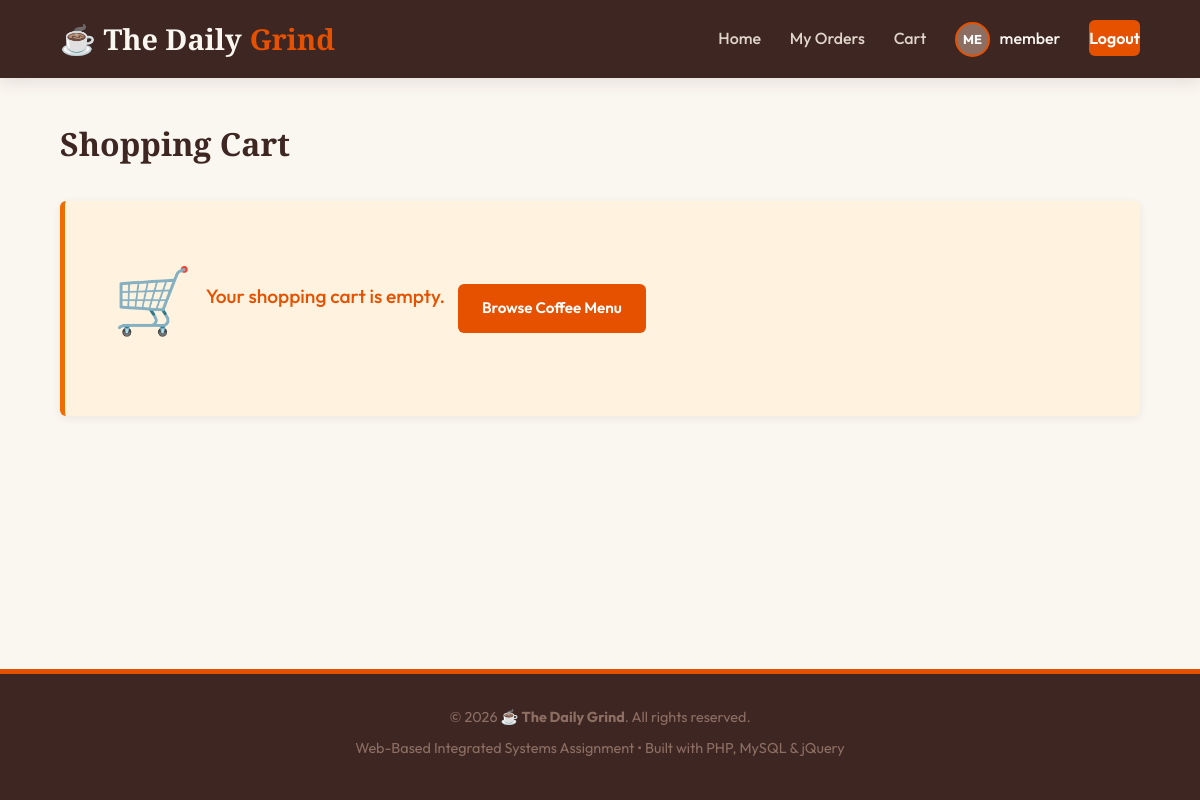
/cart.php (signed in), run on an earlier commit of the app's database.
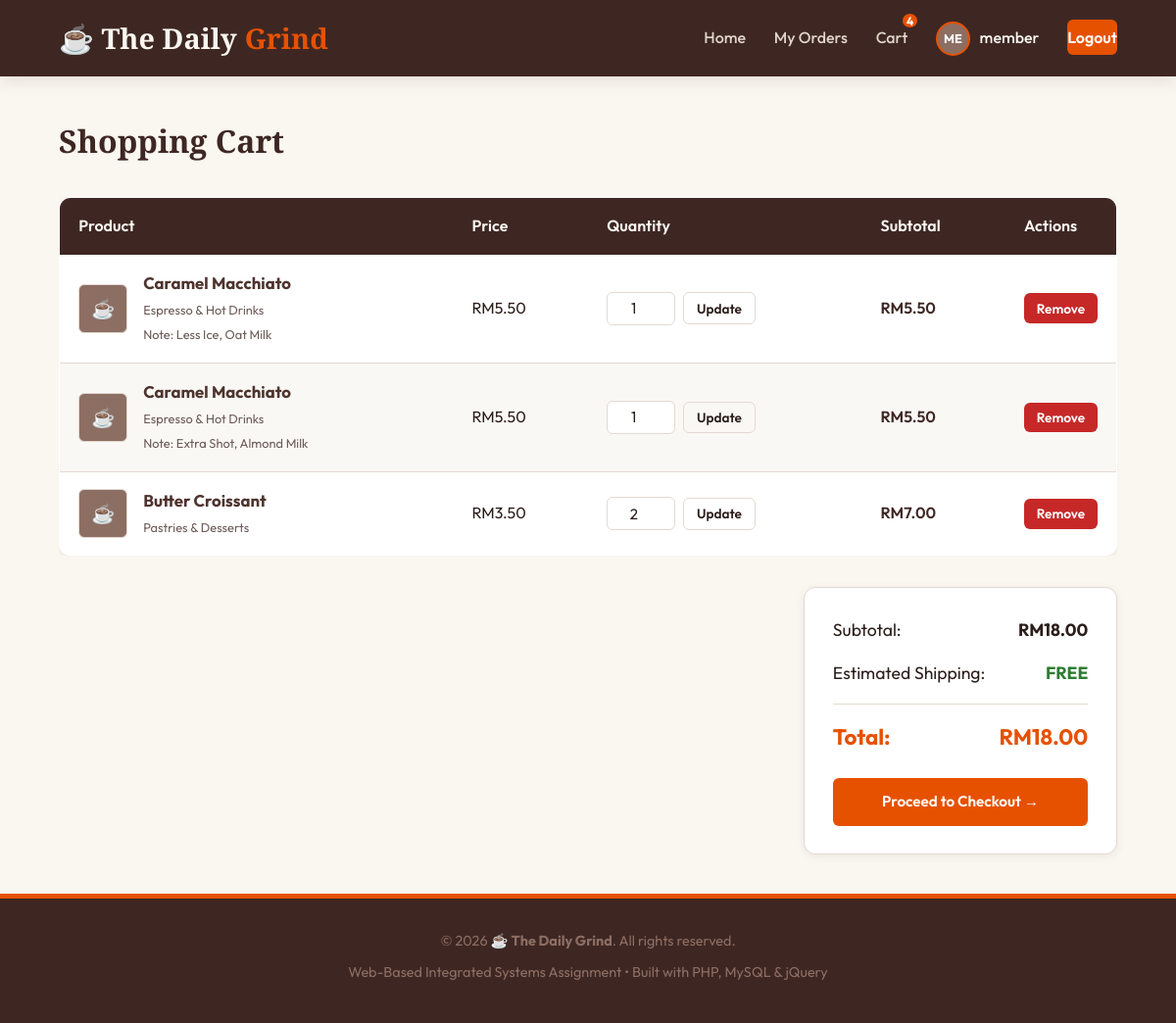
And on a later commit of the database.
### tables this page shows
CREATE TABLE `users` (
  `id` INT AUTO_INCREMENT PRIMARY KEY,
  `username` VARCHAR(50) NOT NULL UNIQUE,
  `email` VARCHAR(100) NOT NULL UNIQUE,
  `password` VARCHAR(255) NOT NULL,
  `full_name` VARCHAR(100) NOT NULL,
  `phone` VARCHAR(20) DEFAULT NULL,
  `photo` VARCHAR(255) DEFAULT 'default_user.png',
  `role` ENUM('admin', 'member') DEFAULT 'member',
  `status` ENUM('active', 'blocked') DEFAULT 'active',
  `created_at` TIMESTAMP DEFAULT CURRENT_TIMESTAMP,
  INDEX `idx_users_status` (`status`)
);

CREATE TABLE `cart` (
  `id` INT AUTO_INCREMENT PRIMARY KEY,
  `user_id` INT NOT NULL,
  `product_id` INT NOT NULL,
  `quantity` INT NOT NULL DEFAULT 1,
  `customization` VARCHAR(255) NOT NULL DEFAULT '', 
  `created_at` TIMESTAMP DEFAULT CURRENT_TIMESTAMP,
  FOREIGN KEY (`user_id`) REFERENCES `users` (`id`) ON DELETE CASCADE,
  FOREIGN KEY (`product_id`) REFERENCES `products` (`id`) ON DELETE CASCADE,
  UNIQUE KEY `user_product_custom` (`user_id`, `product_id`, `customization`)
);

CREATE TABLE `products` (
  `id` INT AUTO_INCREMENT PRIMARY KEY,
  `category_id` INT DEFAULT NULL,
  `name` VARCHAR(100) NOT NULL,
  `description` TEXT DEFAULT NULL,
  `price` DECIMAL(10, 2) NOT NULL,
  `stock` INT UNSIGNED DEFAULT 0,
  `created_at` TIMESTAMP DEFAULT CURRENT_TIMESTAMP,
  FOREIGN KEY (`category_id`) REFERENCES `categories` (`id`) ON DELETE SET NULL,
  INDEX `idx_products_name` (`name`)
);

CREATE TABLE `categories` (
  `id` INT AUTO_INCREMENT PRIMARY KEY,
  `name` VARCHAR(50) NOT NULL UNIQUE,
  `description` TEXT DEFAULT NULL
);

### includes/auth.php (called while the page is built, shortened)
<?php
function is_logged_in() {
    return isset($_SESSION['user_id']);
}
function is_admin() {
    return is_logged_in() && isset($_SESSION['user_role']) && $_SESSION['user_role'] === 'admin';
}
function is_member() {
    return is_logged_in() && isset($_SESSION['user_role']) && $_SESSION['user_role'] === 'member';
}
function get_logged_in_user($pdo) {
    $stmt = $pdo->prepare("SELECT * FROM users WHERE id = ?");
    $stmt->execute([$_SESSION['user_id']]);
    $user = $stmt->fetch();
    return $user;
}
?>

### cart.php (the view, shortened to what this page needs)
<?php
require_once __DIR__ . '/includes/db.php';
require_once __DIR__ . '/includes/auth.php';
require_once __DIR__ . '/includes/header.php';
$user_id = $_SESSION['user_id'];
$stmt = $pdo->prepare("SELECT c.id as cart_id, c.quantity, c.customization, p.*, cat.name as category_name,
                       (SELECT image_path FROM product_images WHERE product_id = p.id ORDER BY is_primary DESC, id ASC LIMIT 1) as primary_image
                       FROM cart c
                       JOIN products p ON c.product_id = p.id
                       LEFT JOIN categories cat ON p.category_id = cat.id
                       WHERE c.user_id = ?
                       ORDER BY c.created_at ASC");
$stmt->execute([$user_id]);
$cart_items = $stmt->fetchAll();
?>
<h1 style="margin-bottom: 2rem;">Shopping Cart</h1>
<?php if (empty($cart_items)): ?>
    <div class="alert alert-warning" style="text-align: center; padding: 3rem;">
        <div style="font-size: 4rem; margin-bottom: 1rem;">🛒</div>
        <p style="font-size: 1.2rem; margin-bottom: 1.5rem;">Your shopping cart is empty.</p>
        <a href="index.php" class="btn btn-accent">Browse Coffee Menu</a>
    </div>
<?php else: ?>
    <div class="table-responsive">
        <table class="table">
            <thead>
                <tr>
                    <th>Product</th>
                    <th>Price</th>
                    <th>Quantity</th>
                    <th>Subtotal</th>
                    <th style="width: 100px;">Actions</th>
                </tr>
            </thead>
            <tbody>
                <?php
                $grand_total = 0;
                foreach ($cart_items as $item):
                    $subtotal = $item['price'] * $item['quantity'];
                    $grand_total += $subtotal;
                ?>
                    <tr>
                        <td>
                            <div style="display: flex; align-items: center; gap: 1rem;">
                                <?php
                                $photo_path = 'uploads/products/' . $item['primary_image'];
                                if (!empty($item['primary_image']) && file_exists(__DIR__ . '/' . $photo_path)):
                                ?>
                                    <img src="<?= htmlspecialchars($photo_path) ?>" class="img-thumbnail" alt="<?= htmlspecialchars($item['name']) ?>">
                                <?php else: ?>
                                    <div class="img-thumbnail" style="background-color: var(--primary-light); color: white; display: flex; align-items: center; justify-content: center; font-size: 1.2rem;">☕</div>
                                <?php endif; ?>
                                <div>
                                    <h4 style="margin: 0; font-family: 'Outfit', sans-serif; font-size: 1.05rem;">
                                        <a href="product_detail.php?id=<?= $item['id'] ?>"><?= htmlspecialchars($item['name']) ?></a>
                                    </h4>
                                    <span style="font-size: 0.8rem; color: var(--text-muted);"><?= htmlspecialchars($item['category_name'] ?? 'Uncategorized') ?></span>
                                    <?php if ($item['customization'] !== ''): ?>
                                        <br><span style="font-size: 0.8rem; color: var(--text-muted);">Note: <?= htmlspecialchars($item['customization']) ?></span>
                                    <?php endif; ?>
                                </div>
                            </div>
                        </td>
                        <td>RM<?= number_format($item['price'], 2) ?></td>
                        <td>
                            <form action="cart.php" method="POST" style="display: flex; align-items: center; gap: 0.5rem;">
                                <input type="number" name="quantity" class="form-control" value="<?= $item['quantity'] ?>" min="1" max="<?= $item['stock'] ?>" style="width: 70px; padding: 0.4rem; text-align: center;">
                                <button type="submit" class="btn btn-secondary btn-sm" title="Update Quantity">Update</button>
                            </form>
                        </td>
                        <td style="font-weight: 600; color: var(--primary-dark);">RM<?= number_format($subtotal, 2) ?></td>
                        <td>
                            <form action="cart.php" method="POST">
                                <button type="submit" class="btn btn-danger btn-sm confirm-action" data-confirm-message="Remove '<?= htmlspecialchars($item['name']) ?>' from cart?">Remove</button>
                            </form>
                        </td>
                    </tr>
                <?php endforeach; ?>
            </tbody>
        </table>
    </div>
    <div class="cart-total-box">
        <div class="cart-total-line">
            <span>Subtotal:</span>
            <strong>RM<?= number_format($grand_total, 2) ?></strong>
        </div>
        <div class="cart-total-line">
            <span>Estimated Shipping:</span>
            <strong style="color: var(--success);">FREE</strong>
        </div>
        <div class="cart-total-line final">
            <span>Total:</span>
            <span>RM<?= number_format($grand_total, 2) ?></span>
        </div>
        <a href="checkout.php" class="btn btn-accent btn-block" style="text-align: center;">Proceed to Checkout &rarr;</a>
    </div>
<?php endif; ?>
<?php
require_once __DIR__ . '/includes/footer.php';
?>

### includes/header.php (shortened to what this page needs)
<?php
$is_admin_dir = (strpos($_SERVER['SCRIPT_NAME'], '/admin/') !== false);
$base_path = $is_admin_dir ? '../' : './';
require_once __DIR__ . '/db.php';
require_once __DIR__ . '/auth.php';
$current_user = null;
if (is_logged_in()) {
    $current_user = get_logged_in_user($pdo);
}
$cart_count = 0;
if (is_logged_in() && is_member() && isset($pdo)) {
    $stmt = $pdo->prepare("SELECT SUM(quantity) as total_qty FROM cart WHERE user_id = ?");
    $stmt->execute([$_SESSION['user_id']]);
    $cart_result = $stmt->fetch();
    $cart_count = intval($cart_result['total_qty'] ?? 0);
}
?>
<!DOCTYPE html>
<html lang="en">
<head>
    <link rel="stylesheet" href="<?= $base_path ?>assets/css/style.css">
</head>
<body>
<header>
    <div class="nav-container">
        <div class="logo">
            <a href="<?= $base_path ?>index.php">☕ The Daily <span>Grind</span></a>
        </div>
        <nav>
            <ul class="nav-menu">
                <li class="nav-item"><a href="<?= $base_path ?>index.php">Home</a></li>
                <?php if (is_admin()): ?>
                    <li class="nav-item"><a href="<?= $base_path ?>admin/index.php">Dashboard</a></li>
                    <li class="nav-item"><a href="<?= $base_path ?>admin/categories.php">Categories</a></li>
                    <li class="nav-item"><a href="<?= $base_path ?>admin/products.php">Products</a></li>
                    <li class="nav-item"><a href="<?= $base_path ?>admin/vouchers.php">Vouchers</a></li>
                    <li class="nav-item"><a href="<?= $base_path ?>admin/members.php">Members</a></li>
                    <li class="nav-item"><a href="<?= $base_path ?>admin/orders.php">Orders</a></li>
                <?php elseif (is_member()): ?>
                    <li class="nav-item"><a href="<?= $base_path ?>orders.php">My Orders</a></li>
                    <li class="nav-item">
                        <a href="<?= $base_path ?>cart.php" class="cart-link">
                            Cart
                            <?php if ($cart_count > 0): ?>
                                <span class="cart-count"><?= $cart_count ?></span>
                            <?php endif; ?>
                        </a>
                    </li>
                <?php endif; ?>
                <?php if (is_logged_in() && $current_user): ?>
                    <li class="nav-profile">
                        <?php
                        $avatar = !empty($current_user['photo']) ? $base_path . 'uploads/profiles/' . $current_user['photo'] : '';
                        if (!empty($current_user['photo']) && file_exists(__DIR__ . '/../uploads/profiles/' . $current_user['photo'])):
                        ?>
                            <img src="<?= $avatar ?>" class="nav-avatar" alt="Avatar">
                        <?php else: ?>
                            <div class="nav-avatar" style="background-color: var(--primary-light); color: white; display: flex; align-items: center; justify-content: center; font-size: 0.8rem; font-weight: 700; text-transform: uppercase;">
                                <?= substr($current_user['username'], 0, 2) ?>
                            </div>
                        <?php endif; ?>
                        <a href="<?= $base_path ?>profile.php" style="color: var(--bg-cream); font-weight: 500;">
                            <?= htmlspecialchars($current_user['username']) ?>
                        </a>
                    </li>
                    <li class="nav-item"><a href="<?= $base_path ?>logout.php" class="nav-btn">Logout</a></li>
                <?php else: ?>
                    <li class="nav-item"><a href="<?= $base_path ?>login.php">Login</a></li>
                    <li class="nav-item"><a href="<?= $base_path ?>register.php" class="nav-btn">Register</a></li>
                <?php endif; ?>
            </ul>
        </nav>
    </div>
</header>
<main>

### includes/footer.php (shortened to what this page needs)
</main>
<footer>
    <p>&copy; <?= date('Y') ?> ☕ <strong>The Daily Grind</strong>. All rights reserved.</p>
    <p>Web-Based Integrated Systems Assignment &bull; Built with PHP, MySQL &amp; jQuery</p>
</footer>
</body>
</html>

What changed in the data, as far as the page shows it:
added cart: product.name "Caramel Macchiato", categories.name "Espresso & Hot Drinks", customization "Less Ice, Oat Milk", product.price "5.50", quantity "1"
added cart: product.name "Caramel Macchiato", categories.name "Espresso & Hot Drinks", customization "Extra Shot, Almond Milk", product.price "5.50", quantity "1"
added cart: product.name "Butter Croissant", categories.name "Pastries & Desserts", product.price "3.50", quantity "2", subtotal "7.00"
Also different on the page:
$cart_count: (not shown) → "4"
$grand_total: (not shown) → "18.00"
text no longer shown: "🛒 Your shopping cart is empty. Browse Coffee Menu"
text now shown: "Product Price Quantity Subtotal Actions Subtotal: RM Estimated Shipping: FREE Total: RM Proceed to Checkout →"
